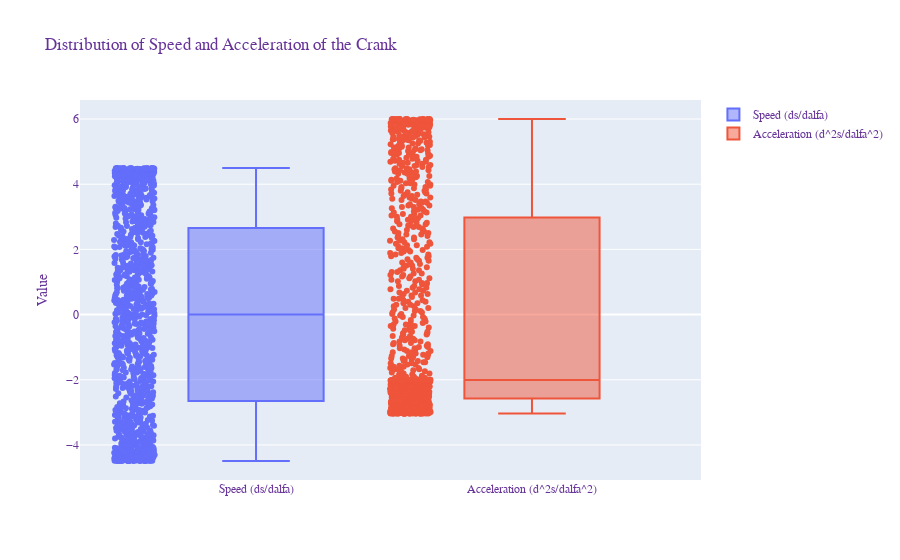

Notebook code cell kept with this figure:
### Code cell
import numpy as np
from sympy import symbols, sin, cos, lambdify, asin, pi
import plotly.graph_objects as go

# Define the symbolic variables and expressions as before
alfa = symbols('alfa')
l2 = 4
l3 = 8
beta_expr = asin(sin(alfa)/2) + pi
s_expr = l2 * cos(alfa) + l3 * cos(beta_expr)
ds_dalfa_symbolic = s_expr.diff(alfa)
d2s_dalfa2_symbolic = ds_dalfa_symbolic.diff(alfa)
s_function = lambdify(alfa, s_expr, "numpy")
ds_dalfa_function = lambdify(alfa, ds_dalfa_symbolic, "numpy")
d2s_dalfa2_function = lambdify(alfa, d2s_dalfa2_symbolic, "numpy")
alfa_values_symbolic = np.linspace(0, 2*np.pi, 1000)
ds_dalfa_values = ds_dalfa_function(alfa_values_symbolic)
d2s_dalfa2_values = d2s_dalfa2_function(alfa_values_symbolic)

# Create Plotly boxplots for speed and acceleration
fig = go.Figure()

# Boxplot for Speed (first derivative)
fig.add_trace(go.Box(
    y=ds_dalfa_values,
    name="Speed (ds/dalfa)",
    boxpoints='all',
    jitter=0.3,
    pointpos=-1.8
))

# Boxplot for Acceleration (second derivative)
fig.add_trace(go.Box(
    y=d2s_dalfa2_values,
    name="Acceleration (d^2s/dalfa^2)",
    boxpoints='all',
    jitter=0.3,
    pointpos=-1.8
))

# Set layout attributes
fig.update_layout(
    title="Distribution of Speed and Acceleration of the Crank",
    yaxis_title="Value",
    font=dict(family="Courier New, monospace", size=12, color="RebeccaPurple")
)

fig.show()

### Figure 1 — Plotly figure (JSON) as saved in the notebook; plotly's stock layout.template omitted (floating-point values rounded to 4 significant figures; data arrays with more than 128 entries replaced by an {"elided": "..."} marker saying what was removed)
{"data": [{"boxpoints": "all", "jitter": 0.3, "name": "Speed (ds/dalfa)", "pointpos": -1.8, "type": "box", "y": {"elided": "1000 float values"}}, {"boxpoints": "all", "jitter": 0.3, "name": "Acceleration (d^2s/dalfa^2)", "pointpos": -1.8, "type": "box", "y": {"elided": "1000 float values"}}], "layout": {"font": {"color": "RebeccaPurple", "family": "Courier New, monospace", "size": 12}, "title": {"text": "Distribution of Speed and Acceleration of the Crank"}, "yaxis": {"title": {"text": "Value"}}}}
